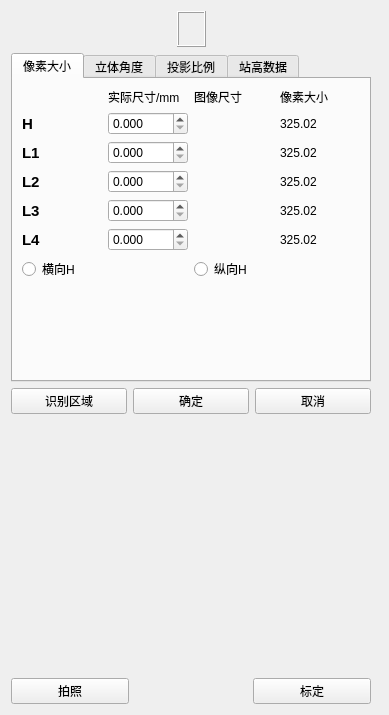
<?xml version="1.0" encoding="UTF-8"?>
<ui version="4.0">
 <class>calib3D5S_newWdg</class>
 <widget class="QWidget" name="calib3D5S_newWdg">
  <property name="geometry">
   <rect>
    <x>0</x>
    <y>0</y>
    <width>389</width>
    <height>715</height>
   </rect>
  </property>
  <property name="windowTitle">
   <string>calib3D5S_newWdg</string>
  </property>
  <layout class="QGridLayout" name="gridLayout_6">
   <item row="1" column="0">
    <widget class="QTabWidget" name="tabWidget">
     <property name="minimumSize">
      <size>
       <width>360</width>
       <height>0</height>
      </size>
     </property>
     <property name="contextMenuPolicy">
      <enum>Qt::DefaultContextMenu</enum>
     </property>
     <property name="currentIndex">
      <number>0</number>
     </property>
     <property name="elideMode">
      <enum>Qt::ElideNone</enum>
     </property>
     <property name="documentMode">
      <bool>false</bool>
     </property>
     <property name="movable">
      <bool>false</bool>
     </property>
     <widget class="QWidget" name="tab">
      <attribute name="title">
       <string>像素大小</string>
      </attribute>
      <layout class="QGridLayout" name="gridLayout_3">
       <item row="0" column="0">
        <layout class="QGridLayout" name="gridLayout">
         <item row="0" column="1">
          <widget class="QLabel" name="label_4">
           <property name="text">
            <string>实际尺寸/mm</string>
           </property>
          </widget>
         </item>
         <item row="0" column="2">
          <widget class="QLabel" name="label_5">
           <property name="text">
            <string>图像尺寸</string>
           </property>
          </widget>
         </item>
         <item row="0" column="3">
          <widget class="QLabel" name="label_7">
           <property name="text">
            <string>像素大小</string>
           </property>
          </widget>
         </item>
         <item row="1" column="0">
          <widget class="QLabel" name="label_2">
           <property name="font">
            <font>
             <pointsize>11</pointsize>
             <weight>75</weight>
             <bold>true</bold>
            </font>
           </property>
           <property name="text">
            <string>H</string>
           </property>
          </widget>
         </item>
         <item row="1" column="1">
          <widget class="QDoubleSpinBox" name="sp_l0">
           <property name="decimals">
            <number>3</number>
           </property>
          </widget>
         </item>
         <item row="1" column="2">
          <widget class="QLabel" name="lb_pixel0">
           <property name="text">
            <string/>
           </property>
          </widget>
         </item>
         <item row="1" column="3">
          <widget class="QLabel" name="lb_size0">
           <property name="text">
            <string>325.02</string>
           </property>
          </widget>
         </item>
         <item row="2" column="0">
          <widget class="QLabel" name="label_14">
           <property name="font">
            <font>
             <pointsize>11</pointsize>
             <weight>75</weight>
             <bold>true</bold>
            </font>
           </property>
           <property name="text">
            <string>L1</string>
           </property>
          </widget>
         </item>
         <item row="2" column="1">
          <widget class="QDoubleSpinBox" name="sp_l1">
           <property name="decimals">
            <number>3</number>
           </property>
          </widget>
         </item>
         <item row="2" column="2">
          <widget class="QLabel" name="lb_pixel1">
           <property name="text">
            <string/>
           </property>
          </widget>
         </item>
         <item row="2" column="3">
          <widget class="QLabel" name="lb_size1">
           <property name="text">
            <string>325.02</string>
           </property>
          </widget>
         </item>
         <item row="3" column="0">
          <widget class="QLabel" name="label_15">
           <property name="font">
            <font>
             <pointsize>11</pointsize>
             <weight>75</weight>
             <bold>true</bold>
            </font>
           </property>
           <property name="text">
            <string>L2</string>
           </property>
          </widget>
         </item>
         <item row="3" column="1">
          <widget class="QDoubleSpinBox" name="sp_l2">
           <property name="decimals">
            <number>3</number>
           </property>
          </widget>
         </item>
         <item row="3" column="2">
          <widget class="QLabel" name="lb_pixel2">
           <property name="text">
            <string/>
           </property>
          </widget>
         </item>
         <item row="3" column="3">
          <widget class="QLabel" name="lb_size2">
           <property name="text">
            <string>325.02</string>
           </property>
          </widget>
         </item>
         <item row="4" column="0">
          <widget class="QLabel" name="label_16">
           <property name="font">
            <font>
             <pointsize>11</pointsize>
             <weight>75</weight>
             <bold>true</bold>
            </font>
           </property>
           <property name="text">
            <string>L3</string>
           </property>
          </widget>
         </item>
         <item row="4" column="1">
          <widget class="QDoubleSpinBox" name="sp_l3">
           <property name="decimals">
            <number>3</number>
           </property>
          </widget>
         </item>
         <item row="4" column="2">
          <widget class="QLabel" name="lb_pixel3">
           <property name="text">
            <string/>
           </property>
          </widget>
         </item>
         <item row="4" column="3">
          <widget class="QLabel" name="lb_size3">
           <property name="text">
            <string>325.02</string>
           </property>
          </widget>
         </item>
         <item row="5" column="0">
          <widget class="QLabel" name="label_17">
           <property name="font">
            <font>
             <pointsize>11</pointsize>
             <weight>75</weight>
             <bold>true</bold>
            </font>
           </property>
           <property name="text">
            <string>L4</string>
           </property>
          </widget>
         </item>
         <item row="5" column="1">
          <widget class="QDoubleSpinBox" name="sp_l4">
           <property name="decimals">
            <number>3</number>
           </property>
          </widget>
         </item>
         <item row="5" column="2">
          <widget class="QLabel" name="lb_pixel4">
           <property name="text">
            <string/>
           </property>
          </widget>
         </item>
         <item row="5" column="3">
          <widget class="QLabel" name="lb_size4">
           <property name="text">
            <string>325.02</string>
           </property>
          </widget>
         </item>
        </layout>
       </item>
       <item row="2" column="0">
        <spacer name="verticalSpacer_2">
         <property name="orientation">
          <enum>Qt::Vertical</enum>
         </property>
         <property name="sizeHint" stdset="0">
          <size>
           <width>20</width>
           <height>88</height>
          </size>
         </property>
        </spacer>
       </item>
       <item row="1" column="0">
        <layout class="QHBoxLayout" name="horizontalLayout_4">
         <item>
          <widget class="QRadioButton" name="rb_HorizontalH">
           <property name="text">
            <string>横向H</string>
           </property>
          </widget>
         </item>
         <item>
          <widget class="QRadioButton" name="rb_VerticalH">
           <property name="text">
            <string>纵向H</string>
           </property>
          </widget>
         </item>
        </layout>
       </item>
      </layout>
     </widget>
     <widget class="QWidget" name="widget">
      <attribute name="title">
       <string>立体角度</string>
      </attribute>
      <layout class="QGridLayout" name="gridLayout_4">
       <item row="3" column="0">
        <widget class="QLabel" name="label_54">
         <property name="font">
          <font>
           <pointsize>11</pointsize>
           <weight>75</weight>
           <bold>true</bold>
          </font>
         </property>
         <property name="text">
          <string>A4</string>
         </property>
        </widget>
       </item>
       <item row="3" column="1">
        <widget class="QLabel" name="lb_a4">
         <property name="text">
          <string>325.02</string>
         </property>
        </widget>
       </item>
       <item row="2" column="1">
        <widget class="QLabel" name="lb_a3">
         <property name="text">
          <string>325.02</string>
         </property>
        </widget>
       </item>
       <item row="1" column="1">
        <widget class="QLabel" name="lb_a2">
         <property name="text">
          <string>325.02</string>
         </property>
        </widget>
       </item>
       <item row="1" column="0">
        <widget class="QLabel" name="label_50">
         <property name="font">
          <font>
           <pointsize>11</pointsize>
           <weight>75</weight>
           <bold>true</bold>
          </font>
         </property>
         <property name="text">
          <string>A2</string>
         </property>
        </widget>
       </item>
       <item row="0" column="1">
        <widget class="QLabel" name="lb_a1">
         <property name="text">
          <string>325.02</string>
         </property>
        </widget>
       </item>
       <item row="0" column="0">
        <widget class="QLabel" name="label_48">
         <property name="font">
          <font>
           <pointsize>11</pointsize>
           <weight>75</weight>
           <bold>true</bold>
          </font>
         </property>
         <property name="text">
          <string>A1</string>
         </property>
        </widget>
       </item>
       <item row="2" column="0">
        <widget class="QLabel" name="label_52">
         <property name="font">
          <font>
           <pointsize>11</pointsize>
           <weight>75</weight>
           <bold>true</bold>
          </font>
         </property>
         <property name="text">
          <string>A3</string>
         </property>
        </widget>
       </item>
       <item row="0" column="2">
        <spacer name="horizontalSpacer">
         <property name="orientation">
          <enum>Qt::Horizontal</enum>
         </property>
         <property name="sizeHint" stdset="0">
          <size>
           <width>40</width>
           <height>20</height>
          </size>
         </property>
        </spacer>
       </item>
      </layout>
     </widget>
     <widget class="QWidget" name="tab_2">
      <attribute name="title">
       <string>投影比例</string>
      </attribute>
      <layout class="QGridLayout" name="gridLayout_2">
       <item row="0" column="1">
        <widget class="QLabel" name="label_45">
         <property name="font">
          <font>
           <pointsize>11</pointsize>
           <weight>75</weight>
           <bold>true</bold>
          </font>
         </property>
         <property name="text">
          <string>S1</string>
         </property>
        </widget>
       </item>
       <item row="0" column="2">
        <widget class="QLabel" name="label_46">
         <property name="font">
          <font>
           <pointsize>11</pointsize>
           <weight>75</weight>
           <bold>true</bold>
          </font>
         </property>
         <property name="text">
          <string>S2</string>
         </property>
        </widget>
       </item>
       <item row="1" column="0">
        <widget class="QLabel" name="label_47">
         <property name="font">
          <font>
           <pointsize>11</pointsize>
           <weight>50</weight>
           <bold>false</bold>
          </font>
         </property>
         <property name="text">
          <string>实际槽深</string>
         </property>
        </widget>
       </item>
       <item row="1" column="1">
        <widget class="QDoubleSpinBox" name="sp_depth0">
         <property name="decimals">
          <number>3</number>
         </property>
        </widget>
       </item>
       <item row="1" column="2">
        <widget class="QDoubleSpinBox" name="sp_depth1">
         <property name="decimals">
          <number>3</number>
         </property>
        </widget>
       </item>
       <item row="2" column="0">
        <widget class="QLabel" name="label_49">
         <property name="font">
          <font>
           <pointsize>11</pointsize>
           <weight>50</weight>
           <bold>false</bold>
          </font>
         </property>
         <property name="text">
          <string>图像槽深</string>
         </property>
        </widget>
       </item>
       <item row="2" column="1">
        <widget class="QLabel" name="lb_s1">
         <property name="text">
          <string>325.02</string>
         </property>
        </widget>
       </item>
       <item row="2" column="2">
        <widget class="QLabel" name="lb_s2">
         <property name="text">
          <string>325.02</string>
         </property>
        </widget>
       </item>
       <item row="3" column="0">
        <widget class="QLabel" name="label_51">
         <property name="font">
          <font>
           <pointsize>11</pointsize>
           <weight>50</weight>
           <bold>false</bold>
          </font>
         </property>
         <property name="text">
          <string>识别槽深</string>
         </property>
        </widget>
       </item>
       <item row="3" column="1">
        <widget class="QLabel" name="lb_sa1">
         <property name="text">
          <string>325.02</string>
         </property>
        </widget>
       </item>
       <item row="3" column="2">
        <widget class="QLabel" name="lb_sa2">
         <property name="text">
          <string>325.02</string>
         </property>
        </widget>
       </item>
       <item row="4" column="0">
        <widget class="QLabel" name="label_53">
         <property name="font">
          <font>
           <pointsize>11</pointsize>
           <weight>50</weight>
           <bold>false</bold>
          </font>
         </property>
         <property name="text">
          <string>投影比例</string>
         </property>
        </widget>
       </item>
       <item row="4" column="1">
        <widget class="QLabel" name="lb_k1">
         <property name="text">
          <string>325.02</string>
         </property>
        </widget>
       </item>
       <item row="4" column="2">
        <widget class="QLabel" name="lb_k2">
         <property name="text">
          <string>325.02</string>
         </property>
        </widget>
       </item>
       <item row="5" column="0">
        <spacer name="horizontalSpacer_3">
         <property name="orientation">
          <enum>Qt::Horizontal</enum>
         </property>
         <property name="sizeHint" stdset="0">
          <size>
           <width>110</width>
           <height>20</height>
          </size>
         </property>
        </spacer>
       </item>
       <item row="5" column="1">
        <widget class="QLabel" name="label_55">
         <property name="font">
          <font>
           <pointsize>11</pointsize>
           <weight>75</weight>
           <bold>true</bold>
          </font>
         </property>
         <property name="text">
          <string>S3</string>
         </property>
        </widget>
       </item>
       <item row="5" column="2">
        <widget class="QLabel" name="label_57">
         <property name="font">
          <font>
           <pointsize>11</pointsize>
           <weight>75</weight>
           <bold>true</bold>
          </font>
         </property>
         <property name="text">
          <string>S4</string>
         </property>
        </widget>
       </item>
       <item row="6" column="0">
        <widget class="QLabel" name="label_56">
         <property name="font">
          <font>
           <pointsize>11</pointsize>
           <weight>50</weight>
           <bold>false</bold>
          </font>
         </property>
         <property name="text">
          <string>实际槽深</string>
         </property>
        </widget>
       </item>
       <item row="6" column="1">
        <widget class="QDoubleSpinBox" name="sp_depth2">
         <property name="decimals">
          <number>3</number>
         </property>
        </widget>
       </item>
       <item row="6" column="2">
        <widget class="QDoubleSpinBox" name="sp_depth3">
         <property name="decimals">
          <number>3</number>
         </property>
        </widget>
       </item>
       <item row="7" column="0">
        <widget class="QLabel" name="label_58">
         <property name="font">
          <font>
           <pointsize>11</pointsize>
           <weight>50</weight>
           <bold>false</bold>
          </font>
         </property>
         <property name="text">
          <string>图像槽深</string>
         </property>
        </widget>
       </item>
       <item row="7" column="1">
        <widget class="QLabel" name="lb_s3">
         <property name="text">
          <string>325.02</string>
         </property>
        </widget>
       </item>
       <item row="7" column="2">
        <widget class="QLabel" name="lb_s4">
         <property name="text">
          <string>325.02</string>
         </property>
        </widget>
       </item>
       <item row="8" column="0">
        <widget class="QLabel" name="label_59">
         <property name="font">
          <font>
           <pointsize>11</pointsize>
           <weight>50</weight>
           <bold>false</bold>
          </font>
         </property>
         <property name="text">
          <string>识别槽深</string>
         </property>
        </widget>
       </item>
       <item row="8" column="1">
        <widget class="QLabel" name="lb_sa3">
         <property name="text">
          <string>325.02</string>
         </property>
        </widget>
       </item>
       <item row="8" column="2">
        <widget class="QLabel" name="lb_sa4">
         <property name="text">
          <string>325.02</string>
         </property>
        </widget>
       </item>
       <item row="9" column="0">
        <widget class="QLabel" name="label_60">
         <property name="font">
          <font>
           <pointsize>11</pointsize>
           <weight>50</weight>
           <bold>false</bold>
          </font>
         </property>
         <property name="text">
          <string>投影比例</string>
         </property>
        </widget>
       </item>
       <item row="9" column="1">
        <widget class="QLabel" name="lb_k3">
         <property name="text">
          <string>325.02</string>
         </property>
        </widget>
       </item>
       <item row="9" column="2">
        <widget class="QLabel" name="lb_k4">
         <property name="text">
          <string>325.02</string>
         </property>
        </widget>
       </item>
      </layout>
     </widget>
     <widget class="QWidget" name="tab_3">
      <attribute name="title">
       <string>站高数据</string>
      </attribute>
      <layout class="QGridLayout" name="gridLayout_5">
       <item row="0" column="1">
        <widget class="QLabel" name="label_61">
         <property name="font">
          <font>
           <pointsize>11</pointsize>
           <weight>75</weight>
           <bold>true</bold>
          </font>
         </property>
         <property name="text">
          <string>H1-1</string>
         </property>
        </widget>
       </item>
       <item row="0" column="2">
        <widget class="QLabel" name="label_62">
         <property name="font">
          <font>
           <pointsize>11</pointsize>
           <weight>75</weight>
           <bold>true</bold>
          </font>
         </property>
         <property name="text">
          <string>H1-2</string>
         </property>
        </widget>
       </item>
       <item row="1" column="0">
        <widget class="QLabel" name="label_63">
         <property name="font">
          <font>
           <pointsize>11</pointsize>
           <weight>50</weight>
           <bold>false</bold>
          </font>
         </property>
         <property name="text">
          <string>实际站高</string>
         </property>
        </widget>
       </item>
       <item row="1" column="1">
        <widget class="QDoubleSpinBox" name="sp_stand_0">
         <property name="decimals">
          <number>3</number>
         </property>
        </widget>
       </item>
       <item row="1" column="2">
        <widget class="QDoubleSpinBox" name="sp_stand_1">
         <property name="decimals">
          <number>3</number>
         </property>
        </widget>
       </item>
       <item row="2" column="0">
        <widget class="QLabel" name="label_64">
         <property name="font">
          <font>
           <pointsize>11</pointsize>
           <weight>50</weight>
           <bold>false</bold>
          </font>
         </property>
         <property name="text">
          <string>识别站高</string>
         </property>
        </widget>
       </item>
       <item row="2" column="1">
        <widget class="QLabel" name="lb_RS_0">
         <property name="text">
          <string>325.02</string>
         </property>
        </widget>
       </item>
       <item row="2" column="2">
        <widget class="QLabel" name="lb_RS_1">
         <property name="text">
          <string>325.02</string>
         </property>
        </widget>
       </item>
       <item row="3" column="0">
        <widget class="QLabel" name="label_65">
         <property name="font">
          <font>
           <pointsize>11</pointsize>
           <weight>50</weight>
           <bold>false</bold>
          </font>
         </property>
         <property name="text">
          <string>识别差值</string>
         </property>
        </widget>
       </item>
       <item row="3" column="1">
        <widget class="QLabel" name="lb_ES_0">
         <property name="text">
          <string>325.02</string>
         </property>
        </widget>
       </item>
       <item row="3" column="2">
        <widget class="QLabel" name="lb_ES_1">
         <property name="text">
          <string>325.02</string>
         </property>
        </widget>
       </item>
       <item row="4" column="1">
        <widget class="QLabel" name="label_66">
         <property name="font">
          <font>
           <pointsize>11</pointsize>
           <weight>75</weight>
           <bold>true</bold>
          </font>
         </property>
         <property name="text">
          <string>H2-1</string>
         </property>
        </widget>
       </item>
       <item row="4" column="2">
        <widget class="QLabel" name="label_67">
         <property name="font">
          <font>
           <pointsize>11</pointsize>
           <weight>75</weight>
           <bold>true</bold>
          </font>
         </property>
         <property name="text">
          <string>H2-2</string>
         </property>
        </widget>
       </item>
       <item row="5" column="0">
        <widget class="QLabel" name="label_68">
         <property name="font">
          <font>
           <pointsize>11</pointsize>
           <weight>50</weight>
           <bold>false</bold>
          </font>
         </property>
         <property name="text">
          <string>实际站高</string>
         </property>
        </widget>
       </item>
       <item row="5" column="1">
        <widget class="QDoubleSpinBox" name="sp_stand_2">
         <property name="decimals">
          <number>3</number>
         </property>
        </widget>
       </item>
       <item row="5" column="2">
        <widget class="QDoubleSpinBox" name="sp_stand_3">
         <property name="decimals">
          <number>3</number>
         </property>
        </widget>
       </item>
       <item row="6" column="0">
        <widget class="QLabel" name="label_69">
         <property name="font">
          <font>
           <pointsize>11</pointsize>
           <weight>50</weight>
           <bold>false</bold>
          </font>
         </property>
         <property name="text">
          <string>识别站高</string>
         </property>
        </widget>
       </item>
       <item row="6" column="1">
        <widget class="QLabel" name="lb_RS_2">
         <property name="text">
          <string>325.02</string>
         </property>
        </widget>
       </item>
       <item row="6" column="2">
        <widget class="QLabel" name="lb_RS_3">
         <property name="text">
          <string>325.02</string>
         </property>
        </widget>
       </item>
       <item row="7" column="0">
        <widget class="QLabel" name="label_70">
         <property name="font">
          <font>
           <pointsize>11</pointsize>
           <weight>50</weight>
           <bold>false</bold>
          </font>
         </property>
         <property name="text">
          <string>识别差值</string>
         </property>
        </widget>
       </item>
       <item row="7" column="1">
        <widget class="QLabel" name="lb_ES_2">
         <property name="text">
          <string>325.02</string>
         </property>
        </widget>
       </item>
       <item row="7" column="2">
        <widget class="QLabel" name="lb_ES_3">
         <property name="text">
          <string>325.02</string>
         </property>
        </widget>
       </item>
      </layout>
     </widget>
    </widget>
   </item>
   <item row="4" column="0">
    <layout class="QHBoxLayout" name="horizontalLayout_5" stretch="1,1,1">
     <item>
      <widget class="QPushButton" name="bt_compose">
       <property name="text">
        <string>拍照</string>
       </property>
      </widget>
     </item>
     <item>
      <spacer name="horizontalSpacer_5">
       <property name="orientation">
        <enum>Qt::Horizontal</enum>
       </property>
       <property name="sizeHint" stdset="0">
        <size>
         <width>40</width>
         <height>20</height>
        </size>
       </property>
      </spacer>
     </item>
     <item>
      <widget class="QPushButton" name="bt_calib">
       <property name="text">
        <string>标定</string>
       </property>
      </widget>
     </item>
    </layout>
   </item>
   <item row="0" column="0">
    <layout class="QHBoxLayout" name="horizontalLayout_3">
     <item>
      <spacer name="horizontalSpacer_7">
       <property name="orientation">
        <enum>Qt::Horizontal</enum>
       </property>
       <property name="sizeHint" stdset="0">
        <size>
         <width>40</width>
         <height>20</height>
        </size>
       </property>
      </spacer>
     </item>
     <item>
      <widget class="QFrame" name="frame">
       <property name="frameShape">
        <enum>QFrame::Box</enum>
       </property>
       <property name="frameShadow">
        <enum>QFrame::Raised</enum>
       </property>
       <layout class="QHBoxLayout" name="horizontalLayout">
        <item>
         <widget class="QLabel" name="label">
          <property name="contextMenuPolicy">
           <enum>Qt::ActionsContextMenu</enum>
          </property>
          <property name="text">
           <string/>
          </property>
          <property name="pixmap">
           <pixmap resource="calib3D5S_new.qrc">:/calib3D5S/dim.png</pixmap>
          </property>
          <property name="scaledContents">
           <bool>true</bool>
          </property>
         </widget>
        </item>
       </layout>
      </widget>
     </item>
     <item>
      <spacer name="horizontalSpacer_2">
       <property name="orientation">
        <enum>Qt::Horizontal</enum>
       </property>
       <property name="sizeHint" stdset="0">
        <size>
         <width>1</width>
         <height>20</height>
        </size>
       </property>
      </spacer>
     </item>
    </layout>
   </item>
   <item row="2" column="0">
    <layout class="QHBoxLayout" name="horizontalLayout_2">
     <item>
      <widget class="QPushButton" name="bt_Select">
       <property name="text">
        <string>识别区域</string>
       </property>
      </widget>
     </item>
     <item>
      <widget class="QPushButton" name="bt_OK">
       <property name="text">
        <string>确定</string>
       </property>
      </widget>
     </item>
     <item>
      <widget class="QPushButton" name="bt_Cancel">
       <property name="text">
        <string>取消</string>
       </property>
      </widget>
     </item>
    </layout>
   </item>
   <item row="3" column="0">
    <spacer name="verticalSpacer_3">
     <property name="orientation">
      <enum>Qt::Vertical</enum>
     </property>
     <property name="sizeHint" stdset="0">
      <size>
       <width>20</width>
       <height>40</height>
      </size>
     </property>
    </spacer>
   </item>
   <item row="1" column="1">
    <spacer name="horizontalSpacer_4">
     <property name="orientation">
      <enum>Qt::Horizontal</enum>
     </property>
     <property name="sizeHint" stdset="0">
      <size>
       <width>40</width>
       <height>20</height>
      </size>
     </property>
    </spacer>
   </item>
  </layout>
 </widget>
 <resources>
  <include location="calib3D5S_new.qrc"/>
 </resources>
 <connections/>
</ui>
